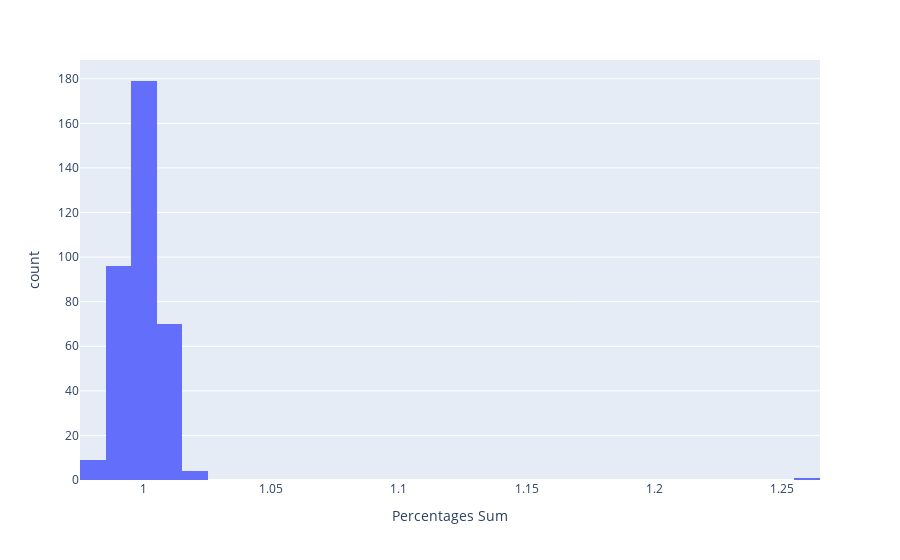

Notebook code for this chart:
### Code cell
fig = px.histogram(df, x="Percentages Sum")
fig.show()

### Figure 1 — Plotly figure (JSON) as saved in the notebook; plotly's stock layout.template omitted (floating-point values rounded to 4 significant figures; data arrays with more than 128 entries replaced by an {"elided": "..."} marker saying what was removed)
{"data": [{"alignmentgroup": "True", "bingroup": "x", "hovertemplate": "Percentages Sum=%{x}<br>count=%{y}<extra></extra>", "legendgroup": "", "marker": {"color": "#636efa", "pattern": {"shape": ""}}, "name": "", "offsetgroup": "", "orientation": "v", "showlegend": false, "type": "histogram", "x": {"elided": "359 float values"}, "xaxis": "x", "yaxis": "y"}], "layout": {"barmode": "relative", "legend": {"tracegroupgap": 0}, "margin": {"t": 60}, "xaxis": {"anchor": "y", "domain": [0, 1], "title": {"text": "Percentages Sum"}}, "yaxis": {"anchor": "x", "domain": [0, 1], "title": {"text": "count"}}}}
